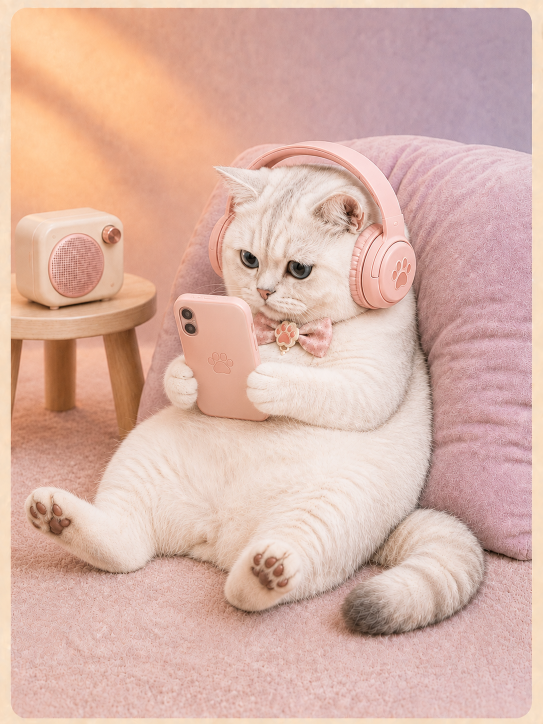
#> input picture skills/pet-lifestyle-scene-pack/assets/reference-scenes/01-music-phone.png, 1086 x 1448 px (shown at 1/2 size)
$ python -i build_scene_atlas.py   (imports and definitions only)
#> lines starting #> are read from the running program, lines starting #| are printed output that depends on the picture; after the words box and inside, x2 and y2 are one past the last pixel; in counts of white or black regions, pixels touching at a corner belong together
from __future__ import annotations

import argparse
from collections import deque
from io import BytesIO
import json
from pathlib import Path

import numpy as np
from PIL import Image, ImageDraw


CELL_WIDTH = 192
CELL_HEIGHT = 208
FRAME_COUNT = 8
ROW_NAMES = (
    "spa-enter",
    "spa-loop",
    "spa-exit",
    "meal-alert",
    "meal-wait",
    "hydration-alert",
    "hydration-wait",
    "work-focus-loop",
    "work-fatigue-enter",
    "work-fatigue-loop",
    "work-recover",
    "warmup-alert",
    "warmup-loop",
    "study-focus-loop",
    "study-curious",
    "night-enter",
    "night-loop",
    "night-exit",
)
LOOP_ROWS = {
    "spa-loop",
    "meal-wait",
    "hydration-wait",
    "work-focus-loop",
    "work-fatigue-loop",
    "warmup-loop",
    "study-focus-loop",
    "night-loop",
}


# [5 lines left out: function clear_hidden_rgb, not called in this run]


def remove_checkerboard(source: Image.Image) -> Image.Image:
    rgb = np.asarray(source.convert("RGB"), dtype=np.uint8)
    high = rgb.max(axis=2).astype(np.int16)
    low = rgb.min(axis=2).astype(np.int16)
    candidate = (high - low <= 16) & (low >= 214)
    height, width = candidate.shape
    seen = np.zeros((height, width), dtype=bool)
    queue: deque[tuple[int, int]] = deque()
    for x in range(width):
        if candidate[0, x]:
            seen[0, x] = True
            queue.append((x, 0))
        if candidate[height - 1, x] and not seen[height - 1, x]:
            seen[height - 1, x] = True
            queue.append((x, height - 1))
    for y in range(height):
        if candidate[y, 0] and not seen[y, 0]:
            seen[y, 0] = True
            queue.append((0, y))
        if candidate[y, width - 1] and not seen[y, width - 1]:
            seen[y, width - 1] = True
            queue.append((width - 1, y))
    while queue:
        x, y = queue.popleft()
        for nx, ny in ((x - 1, y), (x + 1, y), (x, y - 1), (x, y + 1)):
            if (
                0 <= nx < width
                and 0 <= ny < height
                and candidate[ny, nx]
                and not seen[ny, nx]
            ):
                seen[ny, nx] = True
                queue.append((nx, ny))
    rgba = np.empty((height, width, 4), dtype=np.uint8)
    rgba[:, :, :3] = rgb
    rgba[:, :, 3] = np.where(seen, 0, 255).astype(np.uint8)
    rgba[seen, :3] = 0
    return Image.fromarray(rgba, "RGBA")


def foreground_source(source: Image.Image) -> Image.Image:
    rgba = source.convert("RGBA")
    alpha = np.asarray(rgba.getchannel("A"), dtype=np.uint8)
    corners = (
        alpha[0, 0],
        alpha[0, -1],
        alpha[-1, 0],
        alpha[-1, -1],
    )
    if min(corners) == 0 and np.count_nonzero(alpha == 0) > alpha.size // 12:
        return clear_hidden_rgb(rgba)
    return remove_checkerboard(source)


def complete_pose_crops(image: Image.Image) -> tuple[list[Image.Image], dict[str, object]]:
    """Recover complete separated poses before fitting them into atlas cells.

    Generated strips do not promise equal-width slots. Slicing first can cut a
    perfectly complete animal, then hide that cut behind valid output margins.
    Ambiguous/touching poses and source-edge clipping must fail before fitting.
    """
    rgba = np.asarray(image.convert("RGBA"), dtype=np.uint8)
    mask = rgba[:, :, 3] > 16
    height, width = mask.shape
    labels = np.zeros(mask.shape, dtype=np.int32)
    components: list[dict[str, object]] = []
    for y, x in zip(*np.nonzero(mask)):
        if labels[y, x]:
            continue
        x, y = int(x), int(y)
        label = len(components) + 1
        queue = deque([(x, y)])
        labels[y, x] = label
        area = 0
        left = right = x
        top = bottom = y
        while queue:
            px, py = queue.popleft()
            area += 1
            left, right = min(left, px), max(right, px)
            top, bottom = min(top, py), max(bottom, py)
            for nx, ny in ((px - 1, py), (px + 1, py), (px, py - 1), (px, py + 1)):
                if (0 <= nx < width and 0 <= ny < height
                        and mask[ny, nx] and not labels[ny, nx]):
                    labels[ny, nx] = label
                    queue.append((nx, ny))
        components.append({"label": label, "pixels": area,
                           "bbox": [left, top, right + 1, bottom + 1]})
    # Ignore isolated antialias specks, not meaningful detached body parts.
    cutoff = max(64, max((part["pixels"] for part in components), default=0) // 200)
    poses = [part for part in components if part["pixels"] >= cutoff]
    if len(poses) != FRAME_COUNT:
        raise ValueError(f"expected {FRAME_COUNT} separated complete poses, found {len(poses)}; "
                         "repair the source row instead of blindly slicing it")
    poses.sort(key=lambda part: part["bbox"][0] + part["bbox"][2])
    crops: list[Image.Image] = []
    for index, part in enumerate(poses):
        left, top, right, bottom = part["bbox"]
        if left == 0 or top == 0 or right == width or bottom == height:
            raise ValueError(f"pose {index} touches a source canvas edge; possible clipping")
        crop = rgba[top:bottom, left:right].copy()
        keep = labels[top:bottom, left:right] == part["label"]
        crop[~keep] = 0
        legacy_left = round(index * width / FRAME_COUNT)
        legacy_right = round((index + 1) * width / FRAME_COUNT)
        source_x = np.arange(left, right)
        part["outsideLegacySlotPixels"] = int(np.count_nonzero(
            keep[:, (source_x < legacy_left) | (source_x >= legacy_right)]))
        crops.append(clear_hidden_rgb(Image.fromarray(crop)))
    return crops, {"method": "complete-connected-poses-v1", "sourceSize": [width, height],
                   "foregroundAlphaThreshold": 16, "componentPixelCutoff": cutoff,
                   "discardedNoisePixels": sum(part["pixels"] for part in components
                                               if part["pixels"] < cutoff),
                   "poses": poses}


def extract_row(path: Path, report: dict[str, object] | None = None, *,
                reference_frame: Image.Image | None = None,
                reference_column: int = 0) -> list[Image.Image]:
#> called with reference_column = 0
    if type(reference_column) is not int or not 0 <= reference_column < FRAME_COUNT:
        raise ValueError("reference column must be an integer from 0 to 7")
    if reference_frame is None and reference_column != 0:
        raise ValueError("reference column requires a reference frame")
    with Image.open(path) as raw:
#> raw is the input picture: PIL image 1086x1448 RGB; mean R, G, B 217.9, 180.1, 167.6
        original_mode = raw.mode
#> original_mode = 'RGB'
        native_alpha = np.asarray(raw.convert("RGBA"))[:, :, 3]
#> native_alpha: shape (1448, 1086); every value is 255
        transparent_pixels = int(np.count_nonzero(native_alpha == 0))
#> transparent_pixels = 0
        source = foreground_source(raw)
#> in foreground_source, `corners = ( alpha[0, 0], alpha[0, -1], alpha[-1, 0], alpha[-1, -1], )`: corners = (255, 255, 255, 255)
#> in remove_checkerboard, `high = rgb.max(axis=2).astype(np.int16)`:
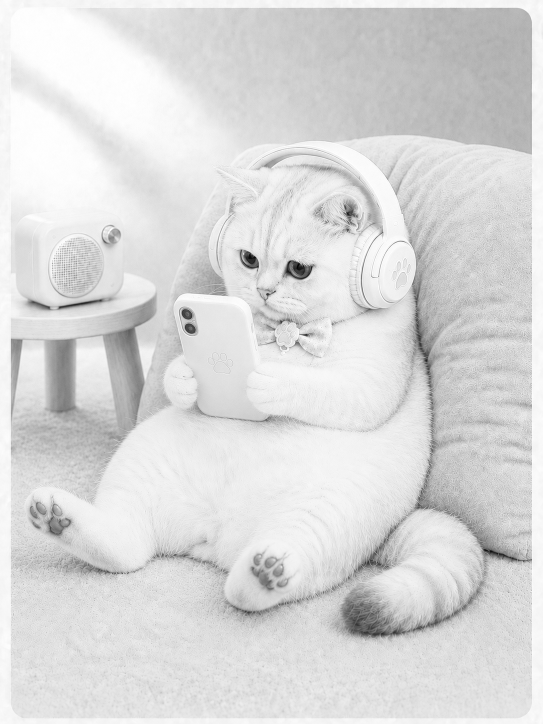
#> high: shape (1448, 1086) int16 (shown at 1/2 size); min 0, max 255, mean 217.9
#> in remove_checkerboard, `low = rgb.min(axis=2).astype(np.int16)`:
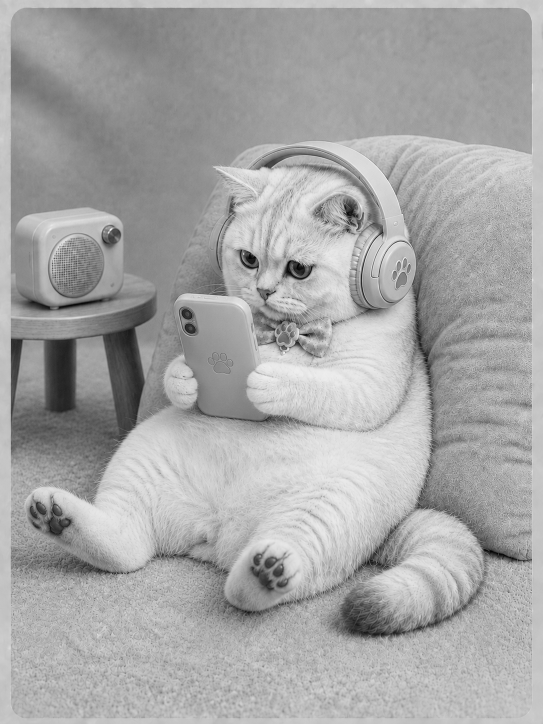
#> low: shape (1448, 1086) int16 (shown at 1/2 size); min 0, max 255, mean 166.1
#> in remove_checkerboard, `candidate = (high - low <= 16) & (low >= 214)`:
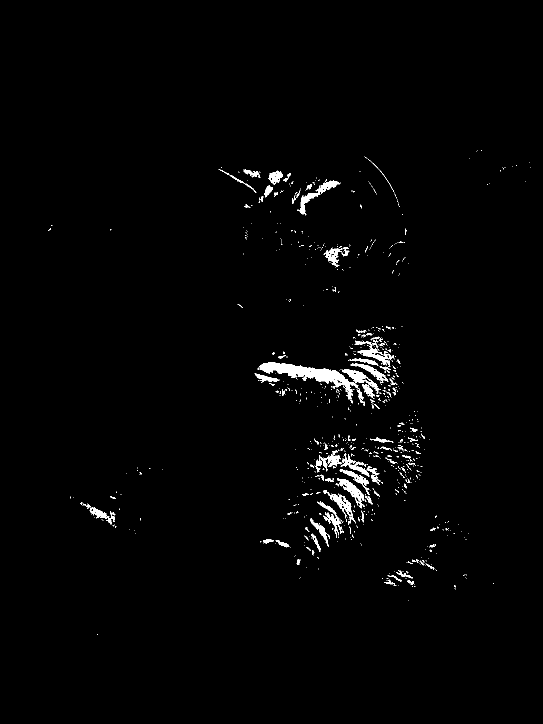
#> candidate: shape (1448, 1086) bool (shown at 1/2 size); 1.4% white; 805 white regions (697 under 20 px), largest, box (x1, y1, x2, y2) and area: (515, 725, 730, 812) 4127, (599, 361, 681, 431) 1068, (709, 681, 788, 731) 1043
#> after the loop in remove_checkerboard, `for x in range(width):`: seen: shape (1448, 1086) bool; every value is 0
    try:
        crops, extraction = complete_pose_crops(source)
#> in complete_pose_crops, `mask = rgba[:, :, 3] > 16`: mask: shape (1448, 1086) bool; every value is 1
#> the loop in complete_pose_crops, `for y, x in zip(*np.nonzero(mask)):` made 1572528 passes
#> label on pass 1: 1
#> after the loop in complete_pose_crops, `for y, x in zip(*np.nonzero(mask)):`: labels: shape (1448, 1086) int32; every value is 1
#> after the loop in complete_pose_crops, `for y, x in zip(*np.nonzero(mask)):`: components = 1 item
#> in complete_pose_crops, `cutoff = max(64, max((part["pixels"] for part in components), default=..`: cutoff = 7862
#> in complete_pose_crops, `poses = [part for part in components if part["pixels"] >= cutoff]`: poses = 1 item
    except ValueError as error:
#> (the run stopped early here; a loop or call above may not have finished)

$ run again, on skills/pet-lifestyle-scene-pack/assets/reference-scenes/04-badminton.png
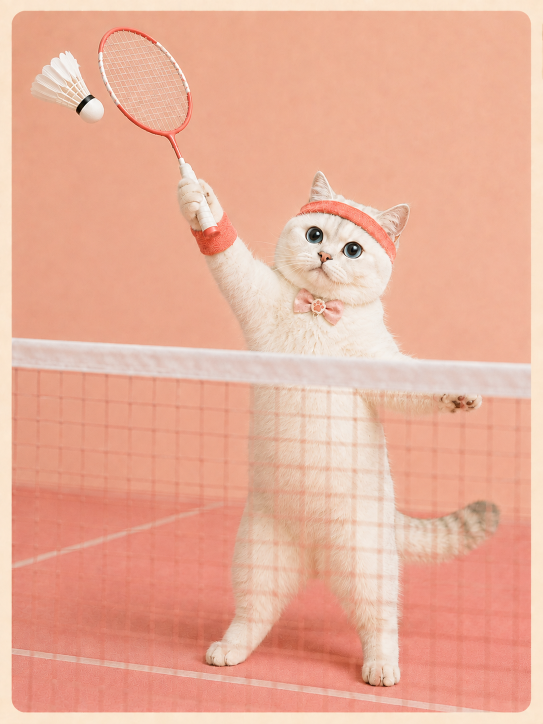
#> input picture skills/pet-lifestyle-scene-pack/assets/reference-scenes/04-badminton.png, 1086 x 1448 px (shown at 1/2 size)
#> in extract_row, raw is the input picture: PIL image 1086x1448 RGB; mean R, G, B 233.3, 175.4, 153.2
#> native_alpha: shape (1448, 1086); every value is 255
#> transparent_pixels = 0
#> corners = (255, 255, 255, 255)
#> in remove_checkerboard, `low = rgb.min(axis=2).astype(np.int16)`:
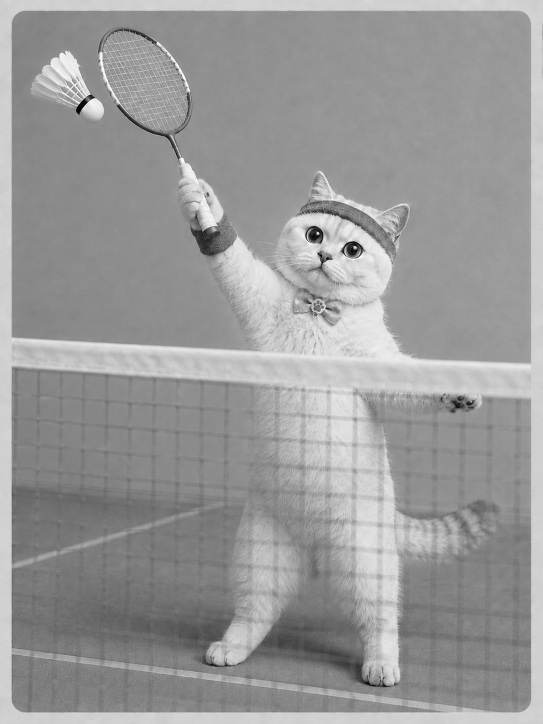
#> low: shape (1448, 1086) int16 (shown at 1/2 size); min 0, max 255, mean 153.2
#> in remove_checkerboard, `candidate = (high - low <= 16) & (low >= 214)`:
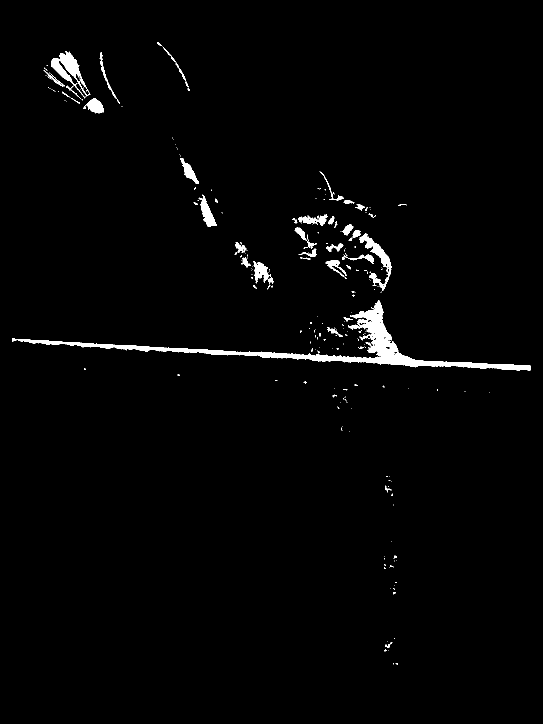
#> candidate: shape (1448, 1086) bool (shown at 1/2 size); 1.7% white; 258 white regions (210 under 20 px), largest, box (x1, y1, x2, y2) and area: (24, 600, 1062, 741) 13539, (102, 102, 181, 197) 2212, (719, 467, 783, 581) 1749
#> mask: shape (1448, 1086) bool; every value is 1
#> the loop in complete_pose_crops, `for y, x in zip(*np.nonzero(mask)):` made 1572528 passes
#> label on pass 1: 1
#> after the loop in complete_pose_crops, `for y, x in zip(*np.nonzero(mask)):`: components = 1 item
#> cutoff = 7862
#> poses = 1 item

$ run again, on skills/pet-lifestyle-scene-pack/assets/reference-scenes/05-swimming.png
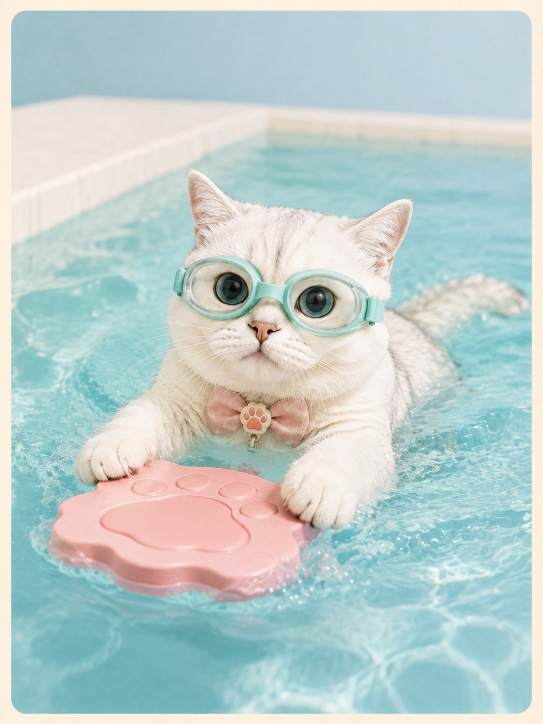
#> input picture skills/pet-lifestyle-scene-pack/assets/reference-scenes/05-swimming.png, 1086 x 1448 px (shown at 1/2 size)
#> in extract_row, raw is the input picture: PIL image 1086x1448 RGB; mean R, G, B 189.2, 206.4, 204.7
#> native_alpha: shape (1448, 1086); every value is 255
#> transparent_pixels = 0
#> corners = (255, 255, 255, 255)
#> in remove_checkerboard, `low = rgb.min(axis=2).astype(np.int16)`:
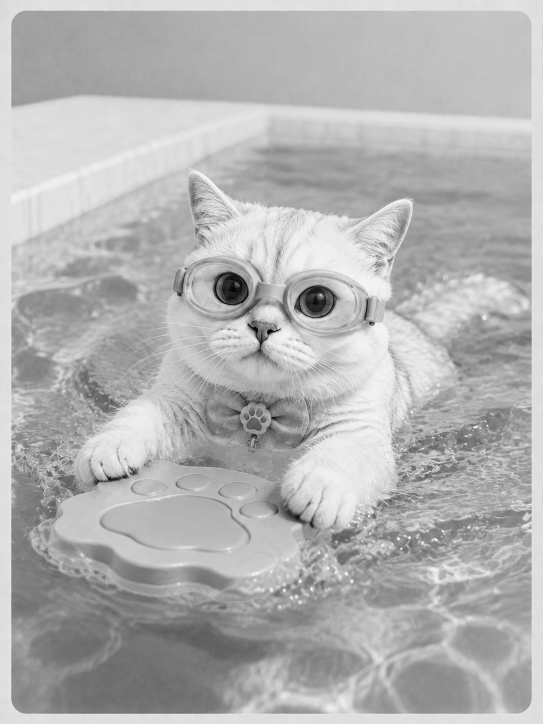
#> low: shape (1448, 1086) int16 (shown at 1/2 size); min 0, max 255, mean 178.2
#> in remove_checkerboard, `candidate = (high - low <= 16) & (low >= 214)`:
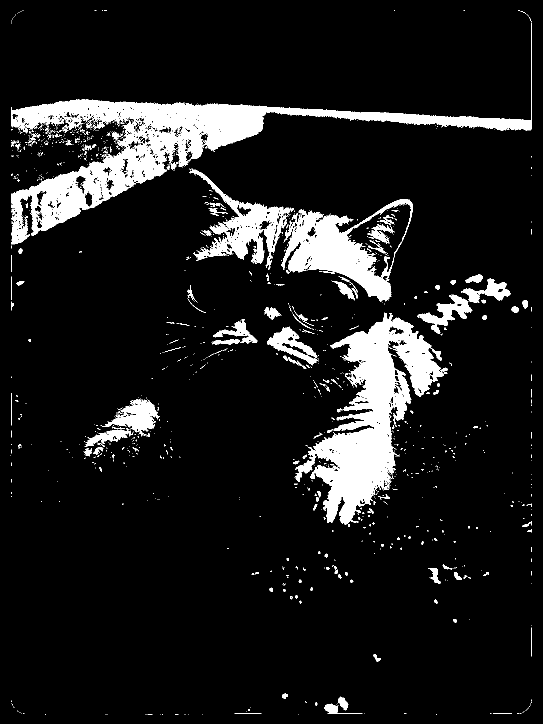
#> candidate: shape (1448, 1086) bool (shown at 1/2 size); 10.3% white; 1301 white regions (1162 under 20 px), largest, box (x1, y1, x2, y2) and area: (22, 46, 1064, 489) 59201, (589, 625, 896, 1050) 46008, (562, 398, 825, 604) 18822
#> mask: shape (1448, 1086) bool; every value is 1
#> the loop in complete_pose_crops, `for y, x in zip(*np.nonzero(mask)):` made 1572528 passes
#> label on pass 1: 1
#> after the loop in complete_pose_crops, `for y, x in zip(*np.nonzero(mask)):`: components = 1 item
#> cutoff = 7862
#> poses = 1 item
